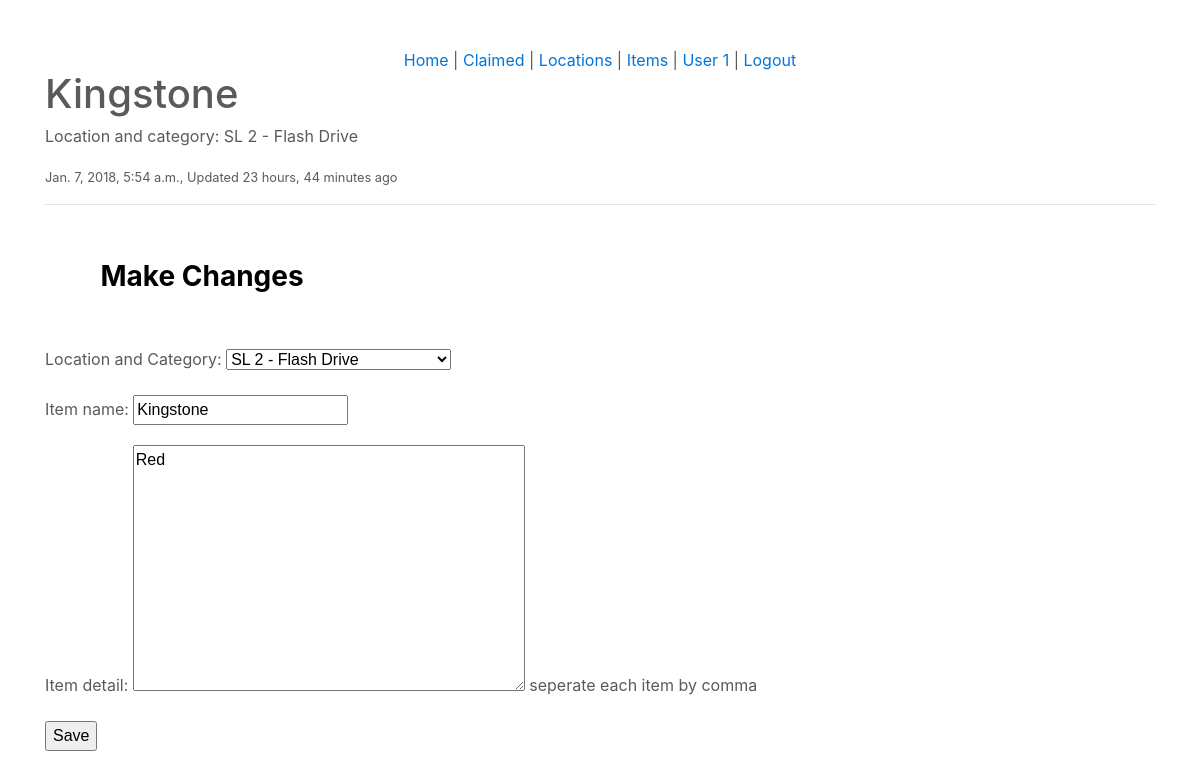
/items/kingstone-8lbw/ (signed in), run on an earlier commit of the app's database.
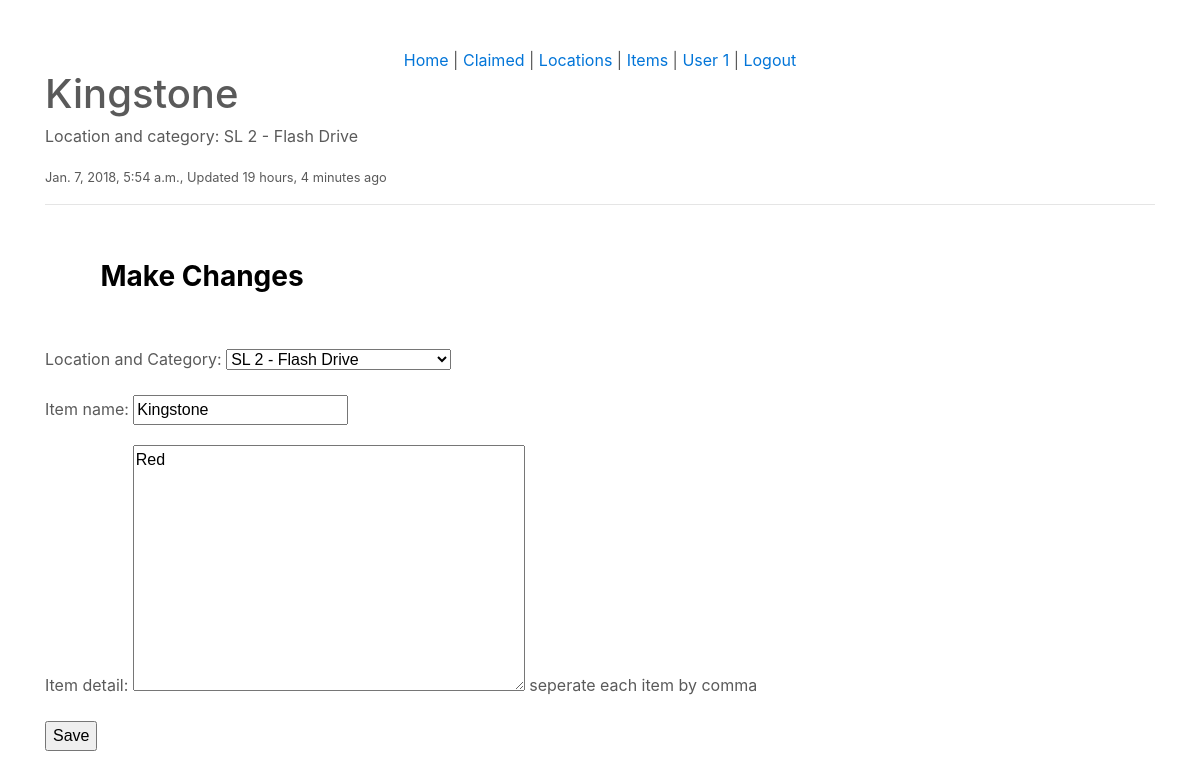
And on a later commit of the database.
### items/models.py (models this page shows, shortened)
class Item(models.Model):
	user					= models.ForeignKey(User)
	location_and_Category	= models.ForeignKey(Location)
	item_name				= models.CharField(max_length=120)
	item_detail 			= models.TextField(help_text='seperate each item by comma', null=True, blank=True)
	claimer					= models.CharField(max_length=120, null=True, blank=True, help_text='do not forget to put a claimer')
	claimed					= models.BooleanField(default=False)
	timestamp				= models.DateTimeField(auto_now_add=True)
	updated					= models.DateTimeField(auto_now=True)
	slug					= models.SlugField(null=True, blank=True)
	class Meta:
		ordering = ['-updated', '-timestamp']
	@property
	def title(self):
		return self.item_name

### locations/models.py (models this page shows, shortened)
class Location(models.Model):
	user 				= models.ForeignKey(User)
	location 			= models.CharField(max_length=120)
	category 			= models.CharField(max_length=120)
	timestamp			= models.DateTimeField(auto_now_add=True)
	updated				= models.DateTimeField(auto_now=True)
	slug				= models.SlugField(null=True, blank=True)
	objects 			= LocationManager()
	def __str__(self):
		return '%s - %s' % (self.location, self.category)
	class Meta:
		ordering = ['-updated', '-timestamp']

### items/views.py (the view)
# urls.py: url(r'^(?P<slug>[\w-]+)/$', ItemUpdateViewAdmin.as_view(), name='edit')
class ItemUpdateViewAdmin(LoginRequiredMixin, UpdateView):
	permission_required = 'items'
	form_class = ItemCreateForm
	template_name = 'items/detail-update.html'
	def get_queryset(self):
		return Item.objects.all()
	def get_context_data(self, *args, **kwargs):
		context = super(ItemUpdateViewAdmin, self).get_context_data(*args, **kwargs)
		context['title'] = 'Update Item'
		return context
	def get_form_kwargs(self):
		kwargs = super(ItemUpdateViewAdmin, self).get_form_kwargs()
		kwargs['user'] = self.request.user
		return kwargs

### items/forms.py
class ItemCreateForm(forms.ModelForm):
	class Meta:
		model = Item
		fields = [
			'location_and_Category',
			'item_name',
			'item_detail'
		]
	def __init__(self, user=None, *args, **kwargs):
		super(ItemCreateForm, self).__init__(*args, **kwargs)
		self.fields['location_and_Category'].queryset = Location.objects.all()

### locations/models.py (called while the page is built)
	def get_queryset(self):
		return LocationQuerySet(self.model, using=self._db)

### items/templates/items/detail-update.html (shortened to what this page needs)
{% extends "base.html" %}
{% block content %}
<h1>{{ form.instance.title }}</h1>
<p>Location and category: {{ form.instance.location_and_Category }}</p>
<small>{{ form.instance.timestamp }}, Updated {{ form.instance.updated|timesince }} ago</small>
<hr/>
<h3>Make Changes</h3>
{% include 'snippets/form-snippet.html' with form=form %}
{% endblock %}

### templates/snippets/form-snippet.html (shortened to what this page needs)
{% block content %}
<form method='POST'>{% csrf_token %}
	{{ form.as_p }}
	<button type='submit'>Save</button>
</form>
{% endblock %}

What changed in the data, as far as the page shows it:
changed Item "Kingstone": instance.updated "23 hours, 44 minutes" → "19 hours, 4 minutes"
